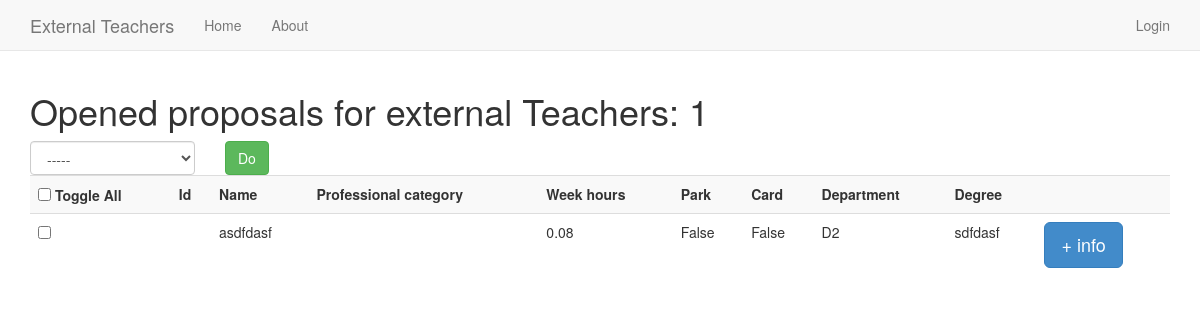
/app/sc_opened/, run on an earlier commit of the app's database.
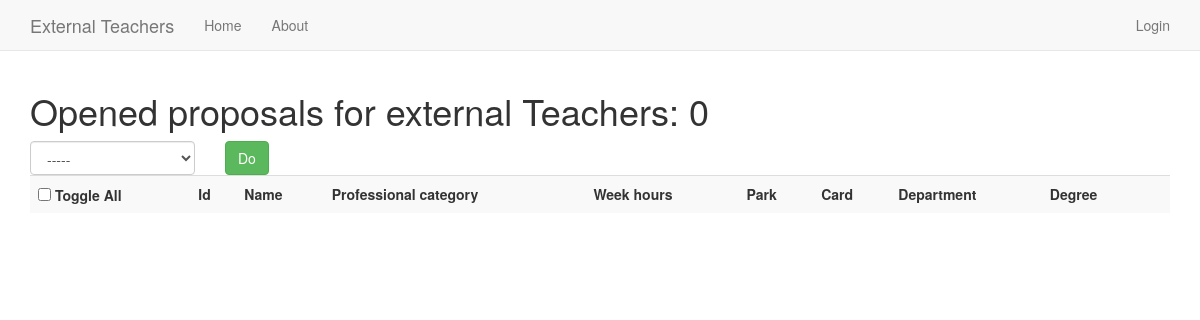
And on a later commit of the database.
### app/models.py (models this page shows)
class ExternalTeacher(models.Model):
	PROFESSIONAL_CATEGORIES = (('a', 'Colaborador Não Remunerado Docente'),
				   ('b','Equip.Monitor C/Lic'),
				   ('c','Equip.Prof.Associado Convidado'),
				   ('d','Equip. Assistente Convidado'),
				   ('e','Equiparado Professor Catedrático'),
				   ('f','Equiparado Professor Extraordinário'),
				   ('g','Equiparado Assistente Eventual'),
				   ('h','Segundo Assistente'),
				   ('i','Equiparado Assistente'),
				   ('j','Professor Associado Visitante'),
				   ('k','Professor Catedrático Visitante'),
				   ('l','Assistente Eventual'),
				   ('m','Equiparado Professor Auxiliar'),
				   ('n','Monitor-E.C.D.U. c/Licenciatura'),
				   ('o','Equip.Monitor S/Lic'),
				   ('p','Equip.Assistente Estagiario'),
				   ('q','Equip. Assistente'),
				   ('r','Equip.Prof.Auxiliar Convidado'),
				   ('s','Equip. Prof. Auxiliar'),
				   ('t','Monitor-E.C.D.U.s/Licenciatura'),
				   ('u','Assistente Estagiario'),
				   ('v','Assistente Convidado'),
				   ('w','Assistente'),
				   ('x','Prof Auxiliar Convidado'),
				   ('y','Professor Auxiliar'),
				   ('z','Prof Auxiliar C/Agregação'),
				   ('A','Professor Associado Convidado'),
				   ('B','Professor Associado'),
				   ('C','Professor Associado c/Agregação'),
				   ('D','Professor Catedrático Convidado'),
				   ('E','Professor Catedrático'),)
	ist_id = models.CharField(max_length=20)
	is_closed = models.BooleanField(default=False)
	close_date = models.DateTimeField('close date', null=True)
	professional_category = models.CharField(max_length=1, blank=False, choices=PROFESSIONAL_CATEGORIES)
	hours_per_week = models.DecimalField(decimal_places=2, max_digits=5)
	park = models.BooleanField(default=False)
	card = models.BooleanField(default=False)
	department = models.CharField(max_length=200)
	name = models.CharField(max_length=200)
	degree = models.CharField(max_length=200)
	course = models.CharField(max_length=200)
	course_manager = models.CharField(max_length=200)
	notes = models.CharField(max_length=200, blank=True)
	def close(self):
		self.is_closed = True
		self.close_date = datetime.now()

### app/views.py (the view)
def sc_opened(request):
	external_teachers = ExternalTeacher.objects.filter(is_closed = False)
	saved = False
	close_action = True
	export_action = True
	if request.method == 'POST':
		return process_action(request, external_teachers, close_action, export_action)
	context = {'external_teachers' : external_teachers, 'saved' : saved, 'close_action' : close_action, 'export_action' : export_action, 'pro_categories' : ExternalTeacher.PROFESSIONAL_CATEGORIES}
	return render(request, 'app/sc_opened.html', context)

### app/templates/app/sc_opened.html (shortened to what this page needs)
{% extends "app/base.html" %}
{% block content %}
<h1>Opened proposals for external Teachers: {{ external_teachers.count }}</h1>
{% include "app/external_teachers_list.html" %}
{% endblock %}

### app/templates/app/external_teachers_list.html (shortened to what this page needs)
<form role="form" method="post" action="">
	<div class="row">
		<div class="col-xs-2">
			<select class="form-control" name="action">
				<option>-----</option>
			</select>
		</div>
		<div class="col-xs-4">
			<div class="btn-group">
				<input type="submit" class="btn btn-default btn-success" value="Do">
			</div>
		</div>
	</div>
	<div class="table-responsive">
		<table class="table table-striped">
			<tr>
				<th><input type="checkbox" onClick="toggle(this)" /> Toggle All</th>
				<th>Id</th>
				<th>Name</th>
				<th>Professional category</th>
				<th>Week hours</th>
				<th>Park</th>
				<th>Card</th>
				<th>Department</th>
				<th>Degree</th>
				<th></th>
			</tr>
			{% for external_teacher in external_teachers %}
			<tr>
				<td>
					<div class="input-group">
						<input type="checkbox" name="external_teachers" value="{{ external_teacher.id }}"/>
					</div>
				<td>{{ external_teacher.ist_id }}</td>
				<td>{{ external_teacher.name }}</td>
				{% if request.session.is_scientific_council_member and close_action %}
				<td>
					<div class="form-group">
						<select class="form-control" name="professional_category{{ external_teacher.id }}" id="{{ external_teacher.id }}" placeholder="" value="{{ external_teacher.professional_category }}">
							{% for category in pro_categories %}
							<option value="{{ category.0 }}">{{ category.1 }}</option>
							{% endfor %}
					</div>
				</td>
				{% else %}
				<td>{{ external_teacher.get_professional_category_display }}</td>
				{% endif %}
				<td>{{ external_teacher.hours_per_week|floatformat:2 }}</td>
				{% if request.session.is_scientific_council_member and close_action %}
				<td>
					<div class="form-group">
						<input type="checkbox" name="park" value="{{ external_teacher.id }}" {% if external_teacher.park %} checked {% endif %}>
						</input>
					</div>
				</td>
				<td>
					<div class="form-group">
						<input type="checkbox" name="card" value="{{ external_teacher.id}}" {% if external_teacher.card %} checked {% endif %}>
						</input>
					</div>
				</td>
				{% else %}
				<td>{{ external_teacher.park }}</td>
				<td>{{ external_teacher.card }}</td>
				{% endif %}
				<td>{{ external_teacher.department }}</td>
				<td>{{ external_teacher.degree }}</td>
				<td>
					<button class="btn btn-primary btn-lg" data-toggle="modal" data-target="#modal{{ external_teacher.id }}">
						+ info
					</button>
											</tr>
										</table>
									</div>
								</div>
			{% endfor %}
		</table>
	</div>
</form>

What changed in the data, as far as the page shows it:
no longer on this page (row edited): ExternalTeacher: name "asdfdasf", hours_per_week "0.08", park "False", card "False", department "D2", degree "sdfdasf"
Also different on the page:
{{ external_teachers.count }}: "1" → "0"
